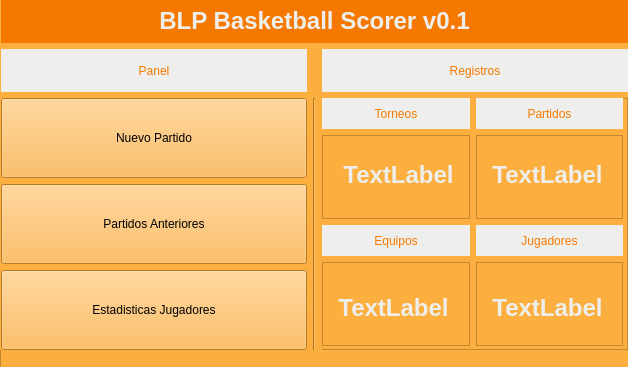
<?xml version="1.0" encoding="UTF-8"?>
<ui version="4.0">
 <class>Form</class>
 <widget class="QWidget" name="Form">
  <property name="geometry">
   <rect>
    <x>0</x>
    <y>0</y>
    <width>628</width>
    <height>367</height>
   </rect>
  </property>
  <property name="maximumSize">
   <size>
    <width>628</width>
    <height>367</height>
   </size>
  </property>
  <property name="sizeIncrement">
   <size>
    <width>628</width>
    <height>367</height>
   </size>
  </property>
  <property name="windowTitle">
   <string/>
  </property>
  <widget class="QFrame" name="frame">
   <property name="enabled">
    <bool>true</bool>
   </property>
   <property name="geometry">
    <rect>
     <x>0</x>
     <y>0</y>
     <width>631</width>
     <height>381</height>
    </rect>
   </property>
   <property name="font">
    <font>
     <kerning>true</kerning>
    </font>
   </property>
   <property name="styleSheet">
    <string notr="true">background-color: rgb(252, 175, 62);</string>
   </property>
   <property name="frameShape">
    <enum>QFrame::StyledPanel</enum>
   </property>
   <property name="frameShadow">
    <enum>QFrame::Raised</enum>
   </property>
   <widget class="QWidget" name="gridLayoutWidget">
    <property name="geometry">
     <rect>
      <x>-1</x>
      <y>-1</y>
      <width>631</width>
      <height>351</height>
     </rect>
    </property>
    <layout class="QGridLayout" name="gridLayout">
     <item row="0" column="1" colspan="3">
      <widget class="QLabel" name="label">
       <property name="maximumSize">
        <size>
         <width>16777215</width>
         <height>150</height>
        </size>
       </property>
       <property name="font">
        <font>
         <pointsize>18</pointsize>
         <weight>75</weight>
         <bold>true</bold>
        </font>
       </property>
       <property name="styleSheet">
        <string notr="true">color: rgb(238, 238, 236);
background-color: rgb(245, 121, 0);</string>
       </property>
       <property name="text">
        <string>BLP Basketball Scorer v0.1</string>
       </property>
       <property name="alignment">
        <set>Qt::AlignCenter</set>
       </property>
      </widget>
     </item>
     <item row="1" column="0">
      <spacer name="horizontalSpacer">
       <property name="orientation">
        <enum>Qt::Horizontal</enum>
       </property>
       <property name="sizeType">
        <enum>QSizePolicy::Maximum</enum>
       </property>
       <property name="sizeHint" stdset="0">
        <size>
         <width>2</width>
         <height>20</height>
        </size>
       </property>
      </spacer>
     </item>
     <item row="1" column="1">
      <widget class="QLabel" name="label_2">
       <property name="minimumSize">
        <size>
         <width>0</width>
         <height>41</height>
        </size>
       </property>
       <property name="styleSheet">
        <string notr="true">color: rgb(245, 121, 0);
background-color: rgb(238, 238, 236);</string>
       </property>
       <property name="text">
        <string>Panel</string>
       </property>
       <property name="alignment">
        <set>Qt::AlignCenter</set>
       </property>
      </widget>
     </item>
     <item row="1" column="3">
      <widget class="QLabel" name="label_11">
       <property name="minimumSize">
        <size>
         <width>0</width>
         <height>41</height>
        </size>
       </property>
       <property name="styleSheet">
        <string notr="true">color: rgb(245, 121, 0);
background-color: rgb(238, 238, 236);</string>
       </property>
       <property name="text">
        <string>Registros</string>
       </property>
       <property name="alignment">
        <set>Qt::AlignCenter</set>
       </property>
      </widget>
     </item>
     <item row="1" column="4">
      <spacer name="horizontalSpacer_2">
       <property name="orientation">
        <enum>Qt::Horizontal</enum>
       </property>
       <property name="sizeType">
        <enum>QSizePolicy::Maximum</enum>
       </property>
       <property name="sizeHint" stdset="0">
        <size>
         <width>2</width>
         <height>20</height>
        </size>
       </property>
      </spacer>
     </item>
     <item row="2" column="1">
      <widget class="QPushButton" name="pushButton">
       <property name="minimumSize">
        <size>
         <width>0</width>
         <height>80</height>
        </size>
       </property>
       <property name="text">
        <string>Nuevo Partido</string>
       </property>
      </widget>
     </item>
     <item row="3" column="1">
      <widget class="QPushButton" name="pushButton_2">
       <property name="minimumSize">
        <size>
         <width>0</width>
         <height>80</height>
        </size>
       </property>
       <property name="text">
        <string>Partidos Anteriores</string>
       </property>
      </widget>
     </item>
     <item row="4" column="1">
      <widget class="QPushButton" name="pushButton_3">
       <property name="minimumSize">
        <size>
         <width>0</width>
         <height>80</height>
        </size>
       </property>
       <property name="text">
        <string>Estadisticas Jugadores</string>
       </property>
      </widget>
     </item>
     <item row="2" column="3" rowspan="3">
      <widget class="QFrame" name="frame_2">
       <property name="frameShape">
        <enum>QFrame::StyledPanel</enum>
       </property>
       <property name="frameShadow">
        <enum>QFrame::Raised</enum>
       </property>
       <widget class="QWidget" name="gridLayoutWidget_2">
        <property name="geometry">
         <rect>
          <x>0</x>
          <y>0</y>
          <width>301</width>
          <height>251</height>
         </rect>
        </property>
        <layout class="QGridLayout" name="gridLayout_2">
         <item row="0" column="1">
          <widget class="QLabel" name="label_4">
           <property name="styleSheet">
            <string notr="true">color: rgb(245, 121, 0);
background-color: rgb(238, 238, 236);</string>
           </property>
           <property name="text">
            <string>Partidos</string>
           </property>
           <property name="alignment">
            <set>Qt::AlignCenter</set>
           </property>
          </widget>
         </item>
         <item row="4" column="1">
          <widget class="QFrame" name="frame_6">
           <property name="frameShape">
            <enum>QFrame::StyledPanel</enum>
           </property>
           <property name="frameShadow">
            <enum>QFrame::Raised</enum>
           </property>
           <widget class="QLabel" name="label_10">
            <property name="geometry">
             <rect>
              <x>16</x>
              <y>10</y>
              <width>111</width>
              <height>71</height>
             </rect>
            </property>
            <property name="font">
             <font>
              <pointsize>18</pointsize>
              <weight>75</weight>
              <bold>true</bold>
             </font>
            </property>
            <property name="styleSheet">
             <string notr="true">color:rgb(238, 238, 236);</string>
            </property>
            <property name="text">
             <string>TextLabel</string>
            </property>
            <property name="alignment">
             <set>Qt::AlignCenter</set>
            </property>
           </widget>
          </widget>
         </item>
         <item row="0" column="0">
          <widget class="QLabel" name="label_3">
           <property name="maximumSize">
            <size>
             <width>16777215</width>
             <height>31</height>
            </size>
           </property>
           <property name="styleSheet">
            <string notr="true">color: rgb(245, 121, 0);
background-color: rgb(238, 238, 236);</string>
           </property>
           <property name="text">
            <string>Torneos</string>
           </property>
           <property name="alignment">
            <set>Qt::AlignCenter</set>
           </property>
          </widget>
         </item>
         <item row="3" column="0">
          <widget class="QLabel" name="label_7">
           <property name="maximumSize">
            <size>
             <width>16777215</width>
             <height>31</height>
            </size>
           </property>
           <property name="styleSheet">
            <string notr="true">color: rgb(245, 121, 0);
background-color: rgb(238, 238, 236);</string>
           </property>
           <property name="text">
            <string>Equipos</string>
           </property>
           <property name="alignment">
            <set>Qt::AlignCenter</set>
           </property>
          </widget>
         </item>
         <item row="3" column="1">
          <widget class="QLabel" name="label_8">
           <property name="maximumSize">
            <size>
             <width>16777215</width>
             <height>31</height>
            </size>
           </property>
           <property name="styleSheet">
            <string notr="true">color: rgb(245, 121, 0);
background-color: rgb(238, 238, 236);</string>
           </property>
           <property name="text">
            <string>Jugadores</string>
           </property>
           <property name="alignment">
            <set>Qt::AlignCenter</set>
           </property>
          </widget>
         </item>
         <item row="4" column="0">
          <widget class="QFrame" name="frame_5">
           <property name="maximumSize">
            <size>
             <width>16777215</width>
             <height>84</height>
            </size>
           </property>
           <property name="frameShape">
            <enum>QFrame::StyledPanel</enum>
           </property>
           <property name="frameShadow">
            <enum>QFrame::Raised</enum>
           </property>
           <widget class="QLabel" name="label_9">
            <property name="geometry">
             <rect>
              <x>16</x>
              <y>10</y>
              <width>111</width>
              <height>71</height>
             </rect>
            </property>
            <property name="font">
             <font>
              <pointsize>18</pointsize>
              <weight>75</weight>
              <bold>true</bold>
             </font>
            </property>
            <property name="styleSheet">
             <string notr="true">color:rgb(238, 238, 236);</string>
            </property>
            <property name="text">
             <string>TextLabel</string>
            </property>
            <property name="alignment">
             <set>Qt::AlignCenter</set>
            </property>
           </widget>
          </widget>
         </item>
         <item row="1" column="0">
          <widget class="QFrame" name="frame_3">
           <property name="enabled">
            <bool>true</bool>
           </property>
           <property name="maximumSize">
            <size>
             <width>16777215</width>
             <height>84</height>
            </size>
           </property>
           <property name="styleSheet">
            <string notr="true"/>
           </property>
           <property name="frameShape">
            <enum>QFrame::StyledPanel</enum>
           </property>
           <property name="frameShadow">
            <enum>QFrame::Raised</enum>
           </property>
           <property name="lineWidth">
            <number>1</number>
           </property>
           <widget class="QLabel" name="label_5">
            <property name="geometry">
             <rect>
              <x>16</x>
              <y>4</y>
              <width>121</width>
              <height>71</height>
             </rect>
            </property>
            <property name="font">
             <font>
              <pointsize>18</pointsize>
              <weight>75</weight>
              <bold>true</bold>
             </font>
            </property>
            <property name="styleSheet">
             <string notr="true">color:rgb(238, 238, 236)</string>
            </property>
            <property name="text">
             <string>TextLabel</string>
            </property>
            <property name="alignment">
             <set>Qt::AlignCenter</set>
            </property>
           </widget>
          </widget>
         </item>
         <item row="1" column="1">
          <widget class="QFrame" name="frame_4">
           <property name="maximumSize">
            <size>
             <width>16777215</width>
             <height>84</height>
            </size>
           </property>
           <property name="frameShape">
            <enum>QFrame::StyledPanel</enum>
           </property>
           <property name="frameShadow">
            <enum>QFrame::Raised</enum>
           </property>
           <widget class="QLabel" name="label_6">
            <property name="geometry">
             <rect>
              <x>16</x>
              <y>4</y>
              <width>111</width>
              <height>71</height>
             </rect>
            </property>
            <property name="maximumSize">
             <size>
              <width>16777215</width>
              <height>84</height>
             </size>
            </property>
            <property name="font">
             <font>
              <pointsize>18</pointsize>
              <weight>75</weight>
              <bold>true</bold>
             </font>
            </property>
            <property name="styleSheet">
             <string notr="true">color:rgb(238, 238, 236);</string>
            </property>
            <property name="text">
             <string>TextLabel</string>
            </property>
            <property name="alignment">
             <set>Qt::AlignCenter</set>
            </property>
           </widget>
          </widget>
         </item>
        </layout>
       </widget>
      </widget>
     </item>
     <item row="2" column="2" rowspan="3">
      <widget class="Line" name="line">
       <property name="orientation">
        <enum>Qt::Vertical</enum>
       </property>
      </widget>
     </item>
    </layout>
   </widget>
  </widget>
 </widget>
 <resources/>
 <connections/>
</ui>
